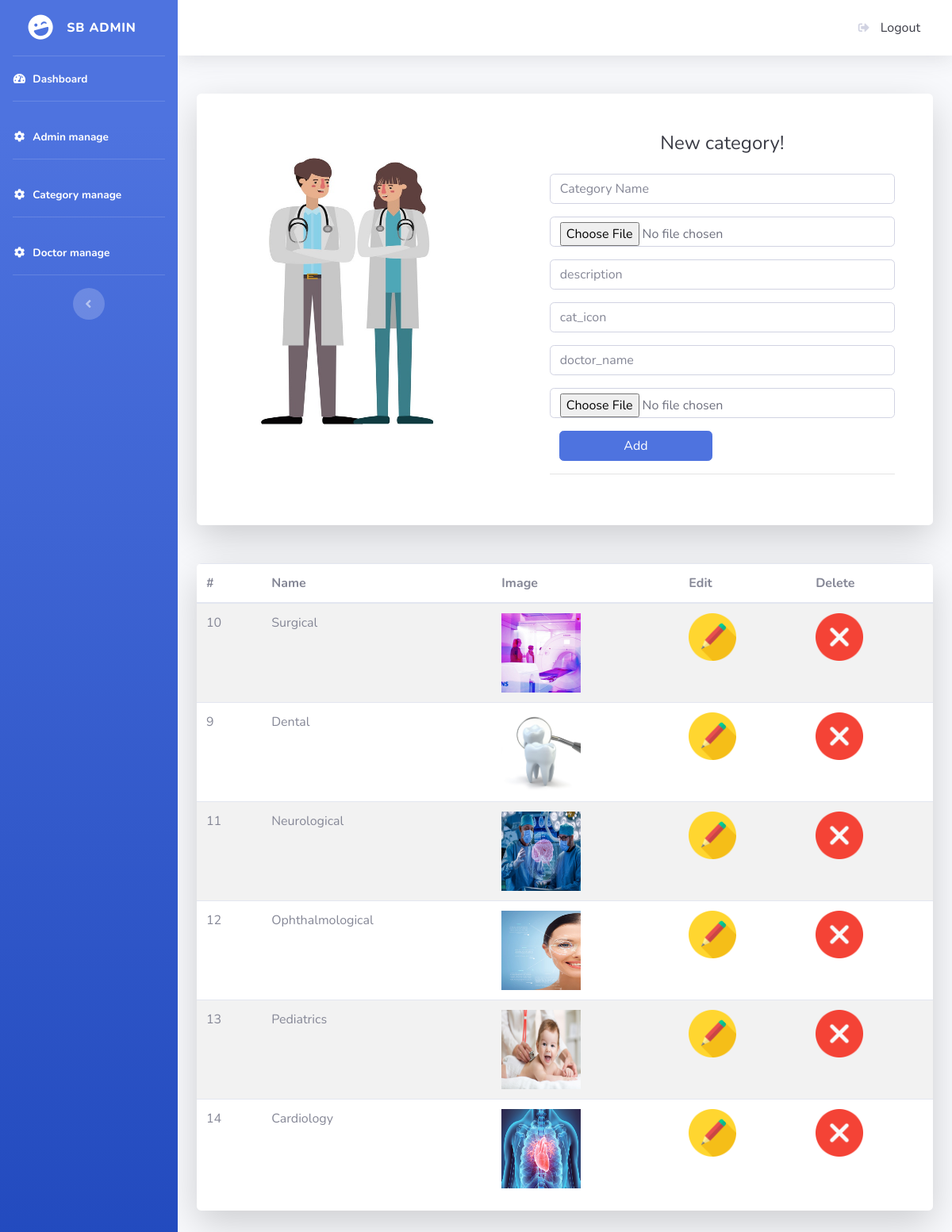
Screenshot of /admin/manage_category.php (signed in) with the database file from the repository.
### tables this page shows
CREATE TABLE IF NOT EXISTS `category` (
  `cat_id` int(3) NOT NULL AUTO_INCREMENT,
  `cat_name` varchar(100) NOT NULL,
  `cat_image` varchar(250) NOT NULL,
  `doctor_image` varchar(200) NOT NULL,
  `head_doctor` varchar(100) NOT NULL,
  `cat_text` text NOT NULL,
  `cat_icon` varchar(250) NOT NULL,
  PRIMARY KEY (`cat_id`)
);

### admin/manage_category.php (the view, shortened to what this page needs)
<?php
include("../includes/connection.php");
include("../includes/admin_header.php");
?>
<body class="bg-gradient-primary">
  <div class="container">
    <div class="card o-hidden border-0 shadow-lg my-5">
      <div class="card-body p-0">
        <div class="row">
          <div class="col-lg-5 d-none d-lg-block text-center mt-5">
            <img src="img/couple.jpg" height="400px" width="380px">
          </div>
          <div class="col-lg-7">
            <div class="p-5">
              <div class="text-center">
                <h1 class="h4 text-gray-900 mb-4">New category!</h1>
              </div>
              <form action="#" method="post" enctype="multipart/form-data">
                <div class="form-group">
                  <input type="text" class="form-control form-control-user" id="exampleInputPassword" placeholder="Category Name" name="name">
                </div>
                <div class="form-group">
                  <input type="file" class="form-control form-control-user" id="exampleInputPassword" name="image">
                </div>
                <div class="form-group">
                  <input type="text" class="form-control form-control-user" id="exampleInputPassword" placeholder="description" name="text">
                </div>
                <div class="form-group">
                  <input type="text" class="form-control form-control-user" id="exampleInputPassword" placeholder="cat_icon" name="cat_icon">
                </div>
                <div class="form-group">
                  <input type="text" class="form-control form-control-user" id="exampleInputPassword" placeholder="doctor_name" name="head_doctor">
                </div>
                <div class="form-group">
                  <input type="file" class="form-control form-control-user" id="exampleInputPassword" name="image1">
                </div>
                <div class="col-sm-6 mb-3 mb-sm-0">
                   <button id="payment-button" type="submit" name="add" class="btn btn-primary btn-user btn-block">
                      <span id="payment-button-amount">Add</span>
                  </button>
                  </div>
                <hr>
              </form>
            </div>
          </div>
        </div>
      </div>
    </div>
    <div class="card o-hidden border-0 shadow-lg my-5">
    <table class="table table-striped">
    <thead>
    <tr>
      <th scope="col">#</th>
      <th scope="col">Name</th>
      <th scope="col">Image</th>
      <th scope="col">Edit</th>
      <th scope="col">Delete</th>
    </tr>
  </thead>
  <tbody>
    <?php
    $query  = "SELECT * FROM category";
    $result = mysqli_query($conn,$query);
    while ($row = mysqli_fetch_assoc($result)){
      echo "<tr>";
      echo"<td>{$row['cat_id']}</td>";
     echo" <td>{$row['cat_name']}</td>";
     echo" <td><img src='upload/{$row['cat_image']}'height=100px width=100px/></td>";
     echo" <td><a href='edit_category.php?cat_id={$row['cat_id']}'><img src='img/edit.png' height='60px' width='60px' title='edit'></a></td>";
     echo" <td><a href='delete_category.php?cat_id={$row['cat_id']}'><img src='img/delete.png' height='60px' width='60px' title='delete'></a></td>";
    echo"</tr>";
    }
    ?>
  </tbody>
</table>
</div>
</div>
</body>
</html>

### includes/admin_header.php (shortened to what this page needs)
<!DOCTYPE html>
<html lang="en">
<head>
  <link href="vendor/fontawesome-free/css/all.min.css" rel="stylesheet" type="text/css">
  <link href="css/sb-admin-2.min.css" rel="stylesheet">
</head>
<body id="page-top">
  <div id="wrapper">
    <ul class="navbar-nav bg-gradient-primary sidebar sidebar-dark accordion" id="accordionSidebar">
      <a class="sidebar-brand d-flex align-items-center justify-content-center" href="index.php">
        <div class="sidebar-brand-icon rotate-n-15">
          <i class="fas fa-laugh-wink"></i>
        </div>
        <div class="sidebar-brand-text mx-3">SB Admin</div>
      </a>
      <hr class="sidebar-divider my-0">
      <li class="nav-item active">
        <a class="nav-link" href="index.php">
          <i class="fas fa-fw fa-tachometer-alt"></i>
          <span>Dashboard</span></a>
        </li>
        <hr class="sidebar-divider">
        <li class="nav-item active">
          <a class="nav-link" href="manage_admin.php">
            <i class="fas fa-fw fa-cog"></i>
            <span>Admin manage</span></a>
          </li>
          <hr class="sidebar-divider">
          <li class="nav-item active">
            <a class="nav-link" href="manage_category.php">
              <i class="fas fa-fw fa-cog"></i>
              <span>Category manage</span></a>
            </li>
            <hr class="sidebar-divider">
            <li class="nav-item active">
              <a class="nav-link" href="manage_doctors.php">
                <i class="fas fa-fw fa-cog"></i>
                <span>Doctor manage</span></a>
              </li>
              <hr class="sidebar-divider">
              <div class="text-center d-none d-md-inline">
                <button class="rounded-circle border-0" id="sidebarToggle"></button>
              </div>
            </ul>
            <div id="content-wrapper" class="d-flex flex-column">
              <div id="content">
                <nav class="navbar navbar-expand navbar-light bg-white topbar mb-4 static-top shadow">
                  <ul class="navbar-nav ml-auto">
                    <a class="dropdown-item" href="logout.php" >
                      <i class="fas fa-sign-out-alt fa-sm fa-fw mr-2 text-gray-400"></i>
                      Logout
                    </a>
                  </ul>
                </nav>

### rows the page displays
category: cat_id "10", cat_name "Surgical", cat_image (picture)
category: cat_id "9", cat_name "Dental", cat_image (picture)
category: cat_id "11", cat_name "Neurological", cat_image (picture)
category: cat_id "12", cat_name "Ophthalmological", cat_image (picture)
category: cat_id "13", cat_name "Pediatrics", cat_image (picture)
category: cat_id "14", cat_name "Cardiology", cat_image (picture)
